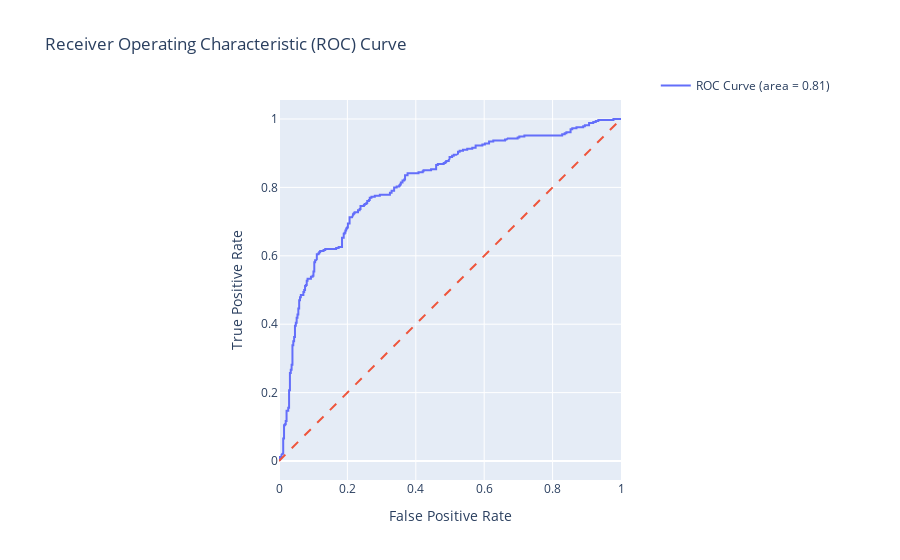

Notebook source saved alongside this figure:
### Code cell
import plotly.graph_objects as go
from sklearn.metrics import roc_curve, roc_auc_score

from sklearn.preprocessing import LabelBinarizer

# Convert string labels to binary
binarizer = LabelBinarizer()
binary_filtered_labels_test = binarizer.fit_transform(filtered_labels_test).ravel()


y_scores = pipeline.decision_function(filtered_utterances_test)

# Calculate ROC curve data points
fpr, tpr, thresholds = roc_curve(binary_filtered_labels_test, y_scores)

y_scores = pipeline.decision_function(filtered_utterances_test)

# Calculate ROC curve data points
fpr, tpr, thresholds = roc_curve(binary_filtered_labels_test, y_scores)

# Calculate the AUC score
auc_score = roc_auc_score(binary_filtered_labels_test, y_scores)

fig = go.Figure()

# ROC curve trace
fig.add_trace(go.Scatter(x=fpr, y=tpr, mode='lines', name='ROC Curve (area = %0.2f)' % auc_score))

# Line representing random guessing
fig.add_trace(go.Scatter(x=[0, 1], y=[0, 1], mode='lines', showlegend=False, line=dict(dash='dash')))

fig.update_layout(
    title='Receiver Operating Characteristic (ROC) Curve',
    xaxis_title='False Positive Rate',
    yaxis_title='True Positive Rate',
    xaxis=dict(scaleanchor="y", scaleratio=1, constrain='domain'),
    yaxis=dict(scaleanchor="x", scaleratio=1, constrain='domain'),
    legend=dict(yanchor="bottom", xanchor="right")
)

fig.show()

### Figure 1 — Plotly figure (JSON) as saved in the notebook; plotly's stock layout.template omitted (floating-point values rounded to 4 significant figures; data arrays with more than 128 entries replaced by an {"elided": "..."} marker saying what was removed)
{"data": [{"mode": "lines", "name": "ROC Curve (area = 0.81)", "type": "scatter", "x": {"elided": "261 float values"}, "y": {"elided": "261 float values"}}, {"line": {"dash": "dash"}, "mode": "lines", "showlegend": false, "type": "scatter", "x": [0, 1], "y": [0, 1]}], "layout": {"legend": {"xanchor": "right", "yanchor": "bottom"}, "title": {"text": "Receiver Operating Characteristic (ROC) Curve"}, "xaxis": {"constrain": "domain", "scaleanchor": "y", "scaleratio": 1, "title": {"text": "False Positive Rate"}}, "yaxis": {"constrain": "domain", "scaleanchor": "x", "scaleratio": 1, "title": {"text": "True Positive Rate"}}}}
